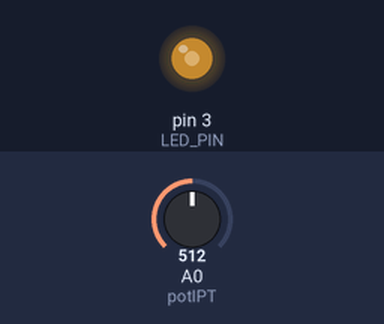
Bench run of a sketch on a simulated Arduino Uno, built with avr-gcc and run on an emulated ATmega328P. On the bench: output pins drawn as LEDs (lit = HIGH). The inputs (shaded band) are chosen by the test bench; at power-on: A0 (potIPT) = 512.

Above: at 1.2 s.
1.3 s: A0 (potIPT) set to 716
At 2.3 s:
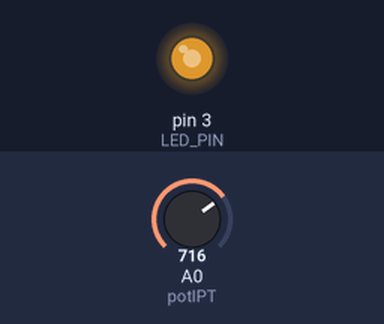
2.8 s: A0 (potIPT) set to 900
At 3.4 s:
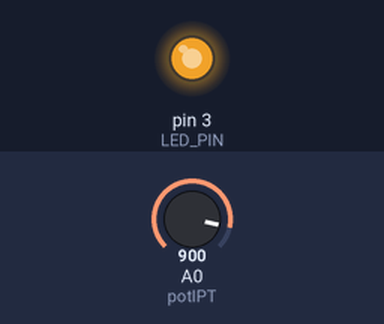
4.3 s: A0 (potIPT) set to 122
At 5.5 s:
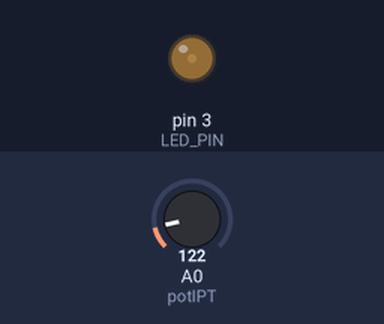
5.8 s: A0 (potIPT) set to 0
At 6.9 s:
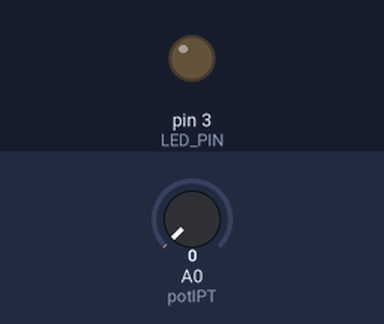
7.3 s: A0 (potIPT) set to 511
At 8.0 s:
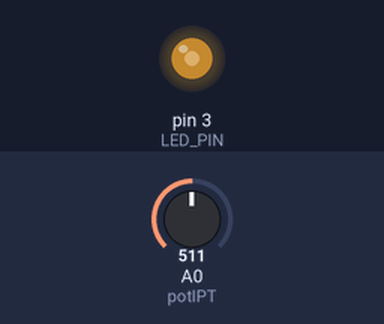
Timing chart, 0 to 9.8 s (numbered marks = the images above; inputs shaded):
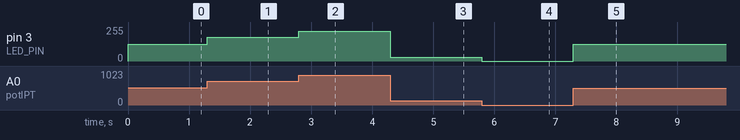

The sketch:

PotLed.ino
```cpp
int potIPT = A0;
int val = 0;
int LED_PIN = 3;

void setup() {
  pinMode(LED_PIN, OUTPUT);
}

// the loop function runs over and over again forever
void loop() {
  val = analogRead(potIPT);     // read the input pin
  analogWrite(LED_PIN, map(val, 0, 1023, 0, 255));
}
```

Measured:
- after the input at 1.3 s, pin 3 (LED_PIN): 127/255 → 178/255 at once
- after the input at 2.8 s, pin 3 (LED_PIN): 178/255 → 224/255 at once
- after the input at 4.3 s, pin 3 (LED_PIN): 224/255 → 30/255 at once
- after the input at 5.8 s, pin 3 (LED_PIN): 30/255 → 0/255 at once
- after the input at 7.3 s, pin 3 (LED_PIN): 0/255 → 127/255 at once
